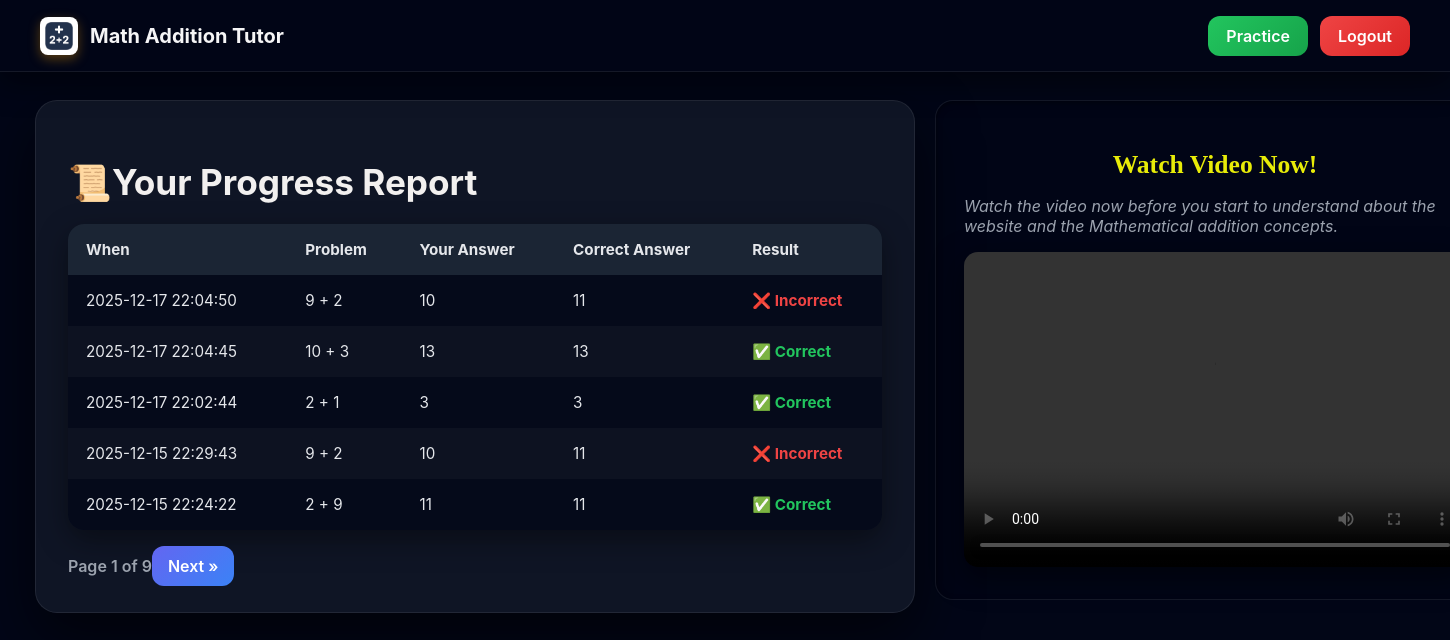
The app's page / (signed in) with its own data.
### app.py (models this page shows)
class Attempt(db.Model):
    id = db.Column(db.Integer, primary_key=True)
    user_id = db.Column(db.Integer, db.ForeignKey('user.id'), nullable=False)
    a = db.Column(db.Integer, nullable=False)
    b = db.Column(db.Integer, nullable=False)
    student_answer = db.Column(db.Integer, nullable=False)
    correct_answer = db.Column(db.Integer, nullable=False)
    is_correct = db.Column(db.Boolean, nullable=False)
    timestamp = db.Column(db.DateTime, default=db.func.current_timestamp())

### app.py (the view)
@app.route('/')
@login_required
def dashboard():
    page = request.args.get('page', 1, type=int)
    per_page = 10
    pagination = (
        Attempt.query.filter_by(user_id=current_user.id)
        .order_by(Attempt.timestamp.desc())
        .paginate(page=page, per_page=5, error_out=False)
    )
    return render_template(
        'dashboard.html',
        attempts=pagination.items,
        pagination=pagination,
    )

### app.py (called while the page is built)
@login_manager.user_loader
def load_user(user_id):
    return User.query.get(int(user_id))

### templates/dashboard.html (shortened to what this page needs)
{% extends "base.html" %}
{% block content %}
<div class="navbar">
  <div class="nav-left">
  <img src="{{ url_for('static', filename='assets/logo.png') }}" class="nav-logo" alt="Logo">
  <a href="{{ url_for('dashboard') }}">
    <span class="nav-title">Math Addition Tutor</span>
  </a>
</div>
  <div class="nav-right">
    <a href="{{ url_for('index') }}" class="btn-pmore-icon">Practice</a>
    <a href="{{ url_for('logout') }}" class="btn-logout-icon">Logout</a>
  </div>
</div>
<div class="main-container">
<div class="dashboard-container">
  <h1>📜Your Progress Report</h1>
  {% if attempts %}
  <table class="attempt-table">
    <thead>
      <tr>
        <th>When</th>
        <th>Problem</th>
        <th>Your Answer</th>
        <th>Correct Answer</th>
        <th>Result</th>
      </tr>
    </thead>
    <tbody>
      {% for attempt in attempts %}
      <tr>
        <td>{{ attempt.timestamp.strftime('%Y-%m-%d %H:%M:%S') if attempt.timestamp else '' }}</td>
        <td>{{ attempt.a }} + {{ attempt.b }}</td>
        <td>{{ attempt.student_answer }}</td>
        <td>{{ attempt.correct_answer }}</td>
        <td class="{{ 'correct' if attempt.is_correct else 'incorrect' }}">
          {{ "✅ Correct" if attempt.is_correct else "❌ Incorrect" }}
        </td>
      </tr>
      {% endfor %}
    </tbody>
  </table>
  <div class="pagination">
    <div>Page {{ pagination.page }} of {{ pagination.pages or 1 }}</div>
    <div>
      {% if pagination.has_next %}
        <a href="{{ url_for('dashboard', page=pagination.next_num) }}">Next »</a>
      {% endif %}
    </div>
  </div>
  {% else %}
    <p>No attempts yet. Try a problem first!</p>
  {% endif %}
</div>
<div class="video-section">
    <h2 class="video-text-tag">Watch Video Now!</h2>
    <p class="video-text-demo">Watch the video now before you start to understand about the website and the Mathematical addition concepts. </p>
    <video width="100%" height="315" controls>
      <source src="{{ url_for('static', filename='assets/demo.mp4') }}" type="video/mp4" />
    </video>
  </div>
  </div>
{% endblock %}

### templates/base.html (shortened to what this page needs)
<!DOCTYPE html>
<html>
  <head>
  </head>
  <body>
     {% block content %}{% endblock %}
  </body>
</html>

### templates/base.html (style rules this page uses)
body { font-family: Arial; max-width: 600px; margin: 40px auto; padding: 0 20px; }

### templates/dashboard.html (style rules this page uses)
*, *::before, *::after { box-sizing: border-box; }
body { background: radial-gradient(circle at top, #020617, #020617); font-family: 'Inter', sans-serif; color: #e5e7eb; }
.main-container { margin-top: 100px; width: 100rem; display: flex; justify-content: center; align-items: flex-start; gap: 20px; margin-left: -30rem; }
.dashboard-container { width: 55rem; max-width: 55rem; padding: 36px 32px; background: rgba(17, 24, 39, 0.9); backdrop-filter: blur(14px); border-radius: 22px; box-shadow: 0 25px 60px rgba(0,0,0,0.6); border: 1px solid rgba(255,255,255,0.08); display: flex; justify-content: space-between; align-items: center; margin-bottom: 30px; flex-wrap: wrap; }
.video-section { width: 35rem; margin-top: 0; padding: 28px; background: rgba(2, 6, 23, 0.75); border-radius: 18px; border: 1px solid rgba(255,255,255,0.08); box-shadow: inset 0 2px 6px rgba(0,0,0,0.4); }
h1 { font-size: 2.2em; font-weight: 700; color: #f2f0ef; margin-bottom: 20px; }
.btn-pmore-icon { padding: 10px 18px; background: linear-gradient(135deg, #22c55e, #16a34a); color: white !important; border-radius: 12px; text-decoration: none; font-weight: 600; transition: 0.25s ease; }
.btn-logout-icon { padding: 10px 18px; background: linear-gradient(135deg, #ef4444, #dc2626); color: white !important; border-radius: 12px; text-decoration: none; font-weight: 600; transition: 0.25s ease; }
.attempt-table { width: 100%; border-collapse: collapse; border-radius: 16px; overflow: hidden; background: rgba(2, 6, 23, 0.7); box-shadow: 0 10px 30px rgba(0,0,0,0.4); }
.attempt-table thead { background: rgba(31, 41, 55, 0.9); }
.attempt-table th, .attempt-table td { padding: 16px 18px; text-align: left; font-size: 0.95em; }
.attempt-table th { color: #e5e7eb; font-weight: 700; }
.attempt-table tr:nth-child(even) { background: rgba(255,255,255,0.03); }
.correct { color: #22c55e; font-weight: 700; }
.incorrect { color: #ef4444; font-weight: 700; }
.pagination { margin-top: 26px; display: flex; justify-content: space-between; align-items: center; font-weight: 600; color: #9ca3af; }
.video-text-tag { align-items: center; display: flex; justify-content: space-around; }
.pagination a { padding: 10px 16px; background: linear-gradient(135deg, #6366f1, #3b82f6); color: white; border-radius: 12px; text-decoration: none; transition: 0.25s ease; }
.video-section h2 { font-size: 1.6em; font-family: Georgia; margin-bottom: 10px; color: #e8ec08; font-weight: bold; }
.video-section p { margin-bottom: 16px; color: #9ca3af; }
video { border-radius: 14px; box-shadow: 0 10px 30px rgba(0,0,0,0.5); }
.video-text-demo { color: #e5e7eb; font-style: italic; }
.navbar { position: fixed; top: 0; left: 0; width: 100%; height: 72px; background: rgba(2, 6, 23, 0.9); backdrop-filter: blur(12px); border-bottom: 1px solid rgba(255,255,255,0.08); display: flex; justify-content: space-between; align-items: center; padding: 0 40px; z-index: 1000; box-shadow: 0 10px 30px rgba(0,0,0,0.5); }
.nav-left { display: flex; align-items: center; gap: 12px; }
.nav-logo { width: 38px; height: 38px; border-radius: 8px; background: white; box-shadow: 0 4px 12px rgba(218, 139, 11, 0.4); }
.nav-title { font-size: 20px; font-weight: 700; color: #f5f5f6; text-decoration: none; }
.nav-right { display: flex; gap: 12px; }
.nav-left a { text-decoration: none; }

### records on screen
Attempt: timestamp "2025-12-17 22:04:50", a "9", b "2", student_answer "10", correct_answer "11", is_correct "❌ Incorrect"
Attempt: timestamp "2025-12-17 22:04:45", a "10", b "3", student_answer "13", correct_answer "13", is_correct "✅ Correct"
Attempt: timestamp "2025-12-17 22:02:44", a "2", b "1", student_answer "3", correct_answer "3", is_correct "✅ Correct"
Attempt: timestamp "2025-12-15 22:29:43", a "9", b "2", student_answer "10", correct_answer "11", is_correct "❌ Incorrect"
Attempt: timestamp "2025-12-15 22:24:22", a "2", b "9", student_answer "11", correct_answer "11", is_correct "✅ Correct"

### other values on screen
{{ pagination.page }} "1"
{{ pagination.pages or 1 }} "9"
